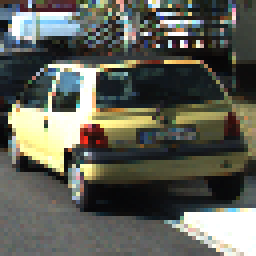
#> input picture test_images/25.png, 64 x 64 px (shown 4 times larger)
$ python color_utils.py
#> lines starting #> are read from the running program, lines starting #| are printed output that depends on the picture
"""
This module contains functions that can be used to get color features.
It contains the following functions:
		- color_convert 		:convert images to different color spaces
		- bin_spatial			:get a raw features vector of pixel intensities
		- color_hostogram 		:To get the histogram of each image channel
		- extract_color_features:To get a raw features vector of the intensities and histogram

"""
import numpy as np
import cv2
import matplotlib.image as mpimg
import matplotlib.pyplot as plt
from globals_variables import *

#----------------------------------------------------------------#

"""
# 1- color_convert

color_convert : to convert an image to different current space
inputs: img: src image in RGB
		color_space: wanted color_space

output: img: dst image
"""
def color_convert(img,color_space='RGB'):

	if color_space != 'RGB':
		img_copy=np.copy(img)

		if color_space=='HSV':
			img_copy=cv2.cvtColor(img,cv2.COLOR_RGB2HSV)
		elif color_space=='HLS':
			img_copy=cv2.cvtColor(img,cv2.COLOR_RGB2HLS)
		elif color_space=='GRAY':
			img_copy=cv2.cvtColor(img,cv2.COLOR_RGB2GRAY)
		elif color_space=='BGR':
			img_copy=cv2.cvtColor(img,cv2.COLOR_RGB2BGR)
		elif color_space=='YCrCb':
			img_copy=cv2.cvtColor(img,cv2.COLOR_RGB2YCrCb)
		elif color_space=='LUV':
			img_copy=cv2.cvtColor(img,cv2.COLOR_RGB2LUV)
		elif color_space=='YUV':
			img_copy=cv2.cvtColor(img,cv2.COLOR_RGB2YUV)
	else:
		img_copy=np.copy(img)

	return img_copy


#-----------------------------------------------------------------#

"""
# 2- bin_spatial

bin_spatial : This function is used to  resize and image and get a vector of raw intensities

"""
def bin_spatial(img,size=(32,32)):
	#features=cv2.resize(img,size).ravel()
	color1=cv2.resize(img[:,:,0],size).ravel()
	color2=cv2.resize(img[:,:,1],size).ravel()
	color3=cv2.resize(img[:,:,2],size).ravel()
	return np.hstack((color1,color2,color3))

#------------------------------------------------------------------#

"""
# 3- color_hostogram

This function is used to get the histogram of every channel of an image
"""
def color_histogram(img,nbins=32,bins_range=(0,256)):

	# Compute the histogram of the color channels separately
    channel1_hist = np.histogram(img[:,:,0], bins=nbins, range=bins_range)
    channel2_hist = np.histogram(img[:,:,1], bins=nbins, range=bins_range)
    channel3_hist = np.histogram(img[:,:,2], bins=nbins, range=bins_range)
    # Concatenate the histograms into a single feature vector
    hist_features = np.concatenate((channel1_hist[0], channel2_hist[0], channel3_hist[0]))
    # Return the individual histograms, bin_centers and feature vector
    return hist_features

#---------------------------------------------------------------------------------------------#


"""
# 4- extract_color_features

This function is used to:
	1- convert an image to a desirable color space
	2- extract the raw intensity features from the image using bin_spatial function
	3- extract the histogram of each image channel using color_histogram function
	4- extract hog_features of of the image
	5- concatenate the raw features with histogram in one feature vector

	input : a list of images
	output: raw and histogram features
"""

def extract_color_features(imgs, cspace=color_space, spatial_size=spatial_size,
                        hist_bins=hist_bins, hist_range=bins_range):
    # Create a list to append feature vectors to
    features = []
    # Iterate through the list of images
    for file in imgs:
        # Read in each one by one
        image = mpimg.imread(file)

        # apply color conversion if other than 'RGB'
        feature_image=color_convert(image,color_space=cspace)

        # Apply bin_spatial() to get spatial color features
        spatial_features = bin_spatial(feature_image, size=spatial_size)
        #plt.plot(spatial_features)
        #plt.show()
        # Apply color_hist() also with a color space option now
        hist_features = color_histogram(feature_image, nbins=hist_bins, bins_range=hist_range)
        #plt.plot(hist_features)
        #plt.show()
        # Append the new feature vector to the features list
        features.append(np.concatenate((spatial_features, hist_features)))
        #plt.plot(features)
        #plt.show()
    # Return list of feature vectors
    return features

#-------------------------------------------------------------------------------------#

if __name__ == '__main__':
	img=mpimg.imread('./test_images/25.png')
#> img is the input picture: shape (64, 64, 3) float32; mean R, G, B 0.37, 0.376, 0.34
	# [5 lines of commented-out code are left out]
	features_not=extract_color_features(['./test_images/extra40.png'])
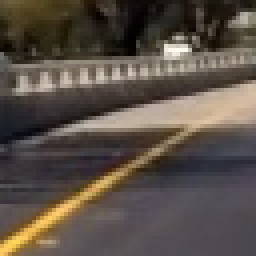
#> input picture test_images/extra40.png, 64 x 64 px (shown 4 times larger)
#> in extract_color_features, image is the input picture: shape (64, 64, 3) float32; mean R, G, B 0.353, 0.313, 0.28
#> in color_convert, `img_copy=cv2.cvtColor(img,cv2.COLOR_RGB2YCrCb)`: img_copy: shape (64, 64, 3) float32; mean of channels 0, 1, 2 0.321, 0.522, 0.477
#> in bin_spatial, `color1=cv2.resize(img[:,:,0],size).ravel()`: color1 = 1024 values, max 0.916 at index 213, min 0.0062 at index 176, mean 0.321
#> in bin_spatial, `color2=cv2.resize(img[:,:,1],size).ravel()`: color2 = 1024 values, max 0.634 at index 992, min 0.489 at index 666, mean 0.522
#> in bin_spatial, `color3=cv2.resize(img[:,:,2],size).ravel()`: color3 = 1024 values, max 0.526 at index 636, min 0.242 at index 961, mean 0.477
#> in extract_color_features, `spatial_features = bin_spatial(feature_image, size=spatial_size)`: spatial_features = 3072 values, max 0.916 at index 213, min 0.0062 at index 176, mean 0.44
#> in color_histogram, `hist_features = np.concatenate((channel1_hist[0], channel2_hist[0], ch..`: hist_features = 96 values, max 3098 at index 48, min 0 at index 27, mean 128
#> features_not = 1 item
	features_not=np.array(features_not).ravel()
#> features_not = 3168 values, max 3098 at index 3120, min 0 at index 3099, mean 4.31
	features=extract_color_features(['./test_images/25.png'])
#> in color_convert (call 2), `img_copy=cv2.cvtColor(img,cv2.COLOR_RGB2YCrCb)`: img_copy: shape (64, 64, 3) float32; mean of channels 0, 1, 2 0.37, 0.5, 0.483
#> features = 1 item
	features=np.array(features).ravel()
#> features = 3168 values, max 1676 at index 3119, min 0 at index 3104, mean 4.32
	f,(ax1,ax2)=plt.subplots(1,2,figsize=(20,10))
	ax1.plot(features)
	ax1.set_title('Car Color features')
	ax2.plot(features_not)
	ax2.set_title('not Car color features')
	# ax3.plot(features)
	# ax3.set_title('raw intensity and histogram features')
	plt.show()
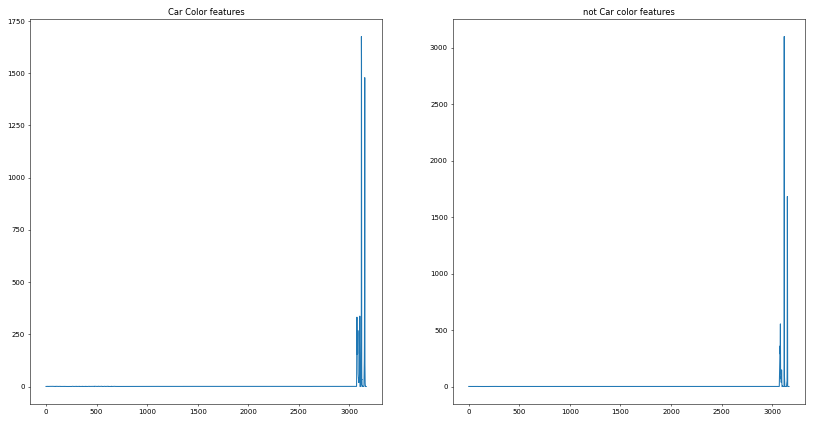
#> figure drawn by matplotlib, 2 panels; panel 1: curve peaks at x = 3119, y = 1676; panel 2: curve peaks at x = 3120, y = 3098
